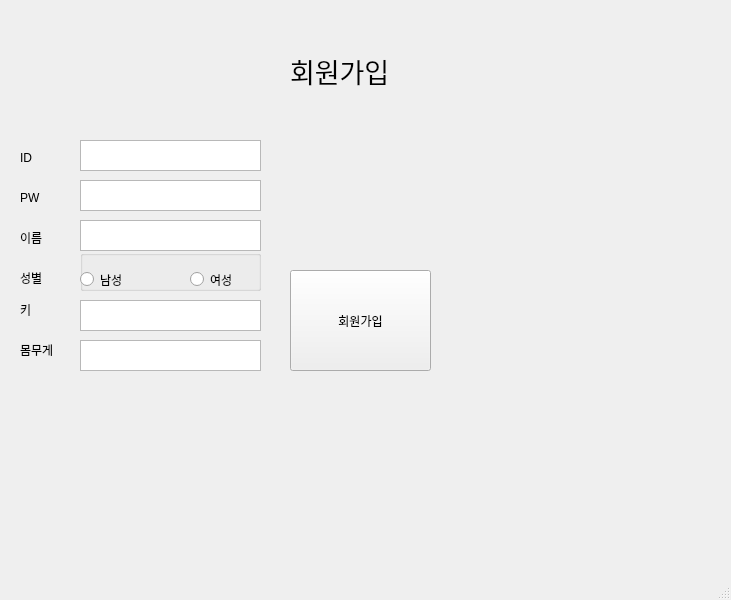
<?xml version="1.0" encoding="UTF-8"?>
<ui version="4.0">
 <class>MainWindow</class>
 <widget class="QMainWindow" name="MainWindow">
  <property name="geometry">
   <rect>
    <x>0</x>
    <y>0</y>
    <width>731</width>
    <height>600</height>
   </rect>
  </property>
  <property name="windowTitle">
   <string>MainWindow</string>
  </property>
  <widget class="QWidget" name="centralwidget">
   <widget class="QPushButton" name="button_join">
    <property name="geometry">
     <rect>
      <x>290</x>
      <y>270</y>
      <width>141</width>
      <height>101</height>
     </rect>
    </property>
    <property name="text">
     <string>회원가입</string>
    </property>
   </widget>
   <widget class="QLabel" name="label">
    <property name="geometry">
     <rect>
      <x>20</x>
      <y>150</y>
      <width>64</width>
      <height>15</height>
     </rect>
    </property>
    <property name="text">
     <string>ID</string>
    </property>
   </widget>
   <widget class="QLabel" name="label_2">
    <property name="geometry">
     <rect>
      <x>20</x>
      <y>190</y>
      <width>64</width>
      <height>15</height>
     </rect>
    </property>
    <property name="text">
     <string>PW</string>
    </property>
   </widget>
   <widget class="QLabel" name="label_3">
    <property name="geometry">
     <rect>
      <x>20</x>
      <y>210</y>
      <width>64</width>
      <height>15</height>
     </rect>
    </property>
    <property name="text">
     <string/>
    </property>
   </widget>
   <widget class="QLabel" name="label_4">
    <property name="geometry">
     <rect>
      <x>20</x>
      <y>270</y>
      <width>64</width>
      <height>15</height>
     </rect>
    </property>
    <property name="text">
     <string>성별</string>
    </property>
   </widget>
   <widget class="QLabel" name="label_5">
    <property name="geometry">
     <rect>
      <x>20</x>
      <y>300</y>
      <width>64</width>
      <height>20</height>
     </rect>
    </property>
    <property name="text">
     <string>키</string>
    </property>
   </widget>
   <widget class="QLabel" name="label_6">
    <property name="geometry">
     <rect>
      <x>20</x>
      <y>340</y>
      <width>64</width>
      <height>20</height>
     </rect>
    </property>
    <property name="text">
     <string>몸무게</string>
    </property>
   </widget>
   <widget class="QTextEdit" name="input_id">
    <property name="geometry">
     <rect>
      <x>80</x>
      <y>140</y>
      <width>181</width>
      <height>31</height>
     </rect>
    </property>
   </widget>
   <widget class="QTextEdit" name="input_pw">
    <property name="geometry">
     <rect>
      <x>80</x>
      <y>180</y>
      <width>181</width>
      <height>31</height>
     </rect>
    </property>
   </widget>
   <widget class="QLabel" name="label_7">
    <property name="geometry">
     <rect>
      <x>290</x>
      <y>10</y>
      <width>281</width>
      <height>121</height>
     </rect>
    </property>
    <property name="font">
     <font>
      <family>Arial</family>
      <pointsize>20</pointsize>
     </font>
    </property>
    <property name="text">
     <string>회원가입</string>
    </property>
   </widget>
   <widget class="QLabel" name="label_8">
    <property name="geometry">
     <rect>
      <x>20</x>
      <y>230</y>
      <width>64</width>
      <height>15</height>
     </rect>
    </property>
    <property name="text">
     <string>이름</string>
    </property>
   </widget>
   <widget class="QTextEdit" name="input_name">
    <property name="geometry">
     <rect>
      <x>80</x>
      <y>220</y>
      <width>181</width>
      <height>31</height>
     </rect>
    </property>
   </widget>
   <widget class="QGroupBox" name="groupBox">
    <property name="geometry">
     <rect>
      <x>80</x>
      <y>250</y>
      <width>181</width>
      <height>41</height>
     </rect>
    </property>
    <property name="title">
     <string/>
    </property>
    <widget class="QRadioButton" name="button_man">
     <property name="geometry">
      <rect>
       <x>0</x>
       <y>20</y>
       <width>108</width>
       <height>19</height>
      </rect>
     </property>
     <property name="text">
      <string>남성</string>
     </property>
    </widget>
    <widget class="QRadioButton" name="button_woman">
     <property name="geometry">
      <rect>
       <x>110</x>
       <y>20</y>
       <width>108</width>
       <height>19</height>
      </rect>
     </property>
     <property name="text">
      <string>여성</string>
     </property>
    </widget>
   </widget>
   <widget class="QTextEdit" name="input_height">
    <property name="geometry">
     <rect>
      <x>80</x>
      <y>300</y>
      <width>181</width>
      <height>31</height>
     </rect>
    </property>
   </widget>
   <widget class="QTextEdit" name="input_weight">
    <property name="geometry">
     <rect>
      <x>80</x>
      <y>340</y>
      <width>181</width>
      <height>31</height>
     </rect>
    </property>
   </widget>
  </widget>
  <widget class="QMenuBar" name="menubar">
   <property name="geometry">
    <rect>
     <x>0</x>
     <y>0</y>
     <width>731</width>
     <height>26</height>
    </rect>
   </property>
  </widget>
  <widget class="QStatusBar" name="statusbar"/>
 </widget>
 <resources/>
 <connections/>
</ui>
